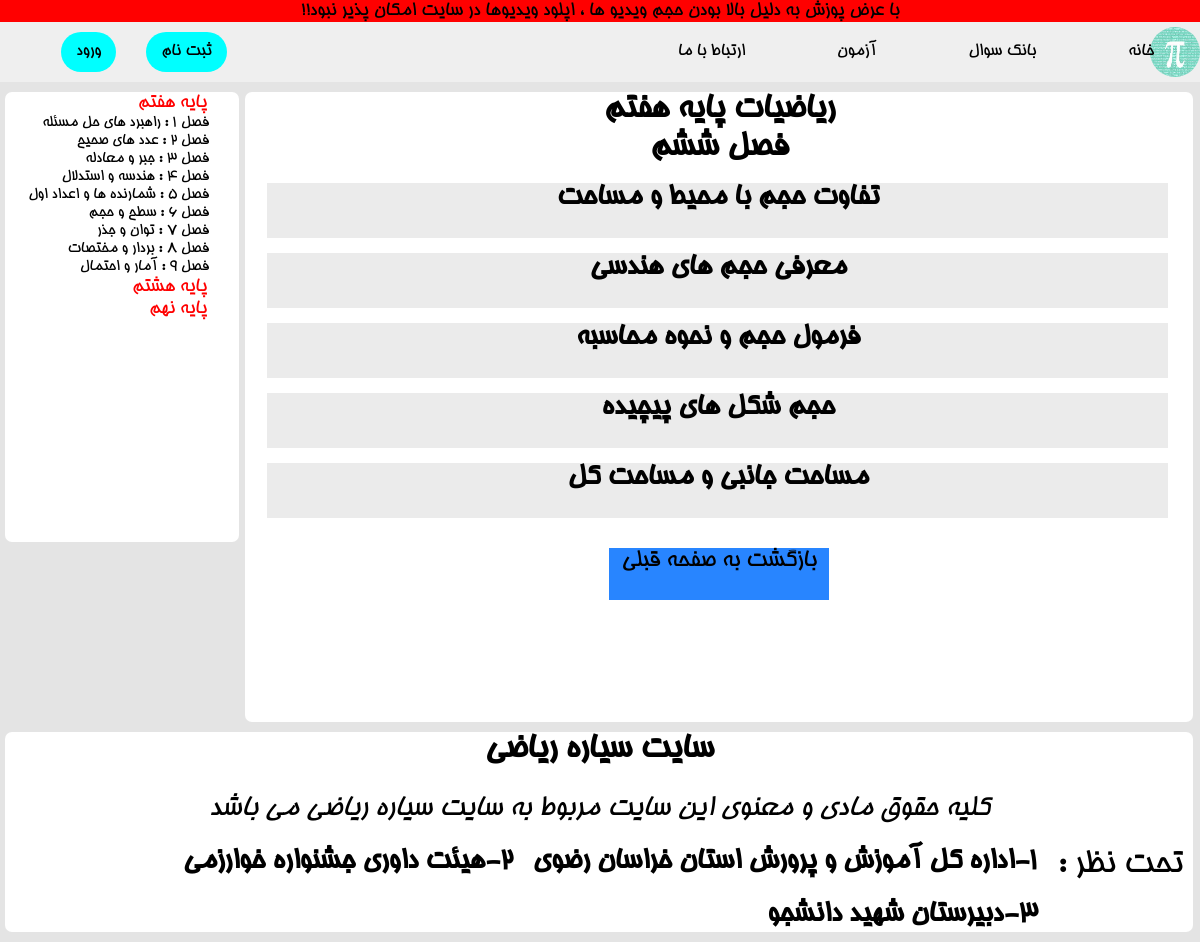
Page /paye7/season6/ on the committed database.
### project/models.py (models this page shows, shortened)
class Lessons(models.Model):
    STATUS_CHOICES = (
        ('paye7_season1' , 'paye7_season1'),
        ('paye7_season2' , 'paye7_season2'),
        ('paye7_season3' , 'paye7_season3'),
        ('paye7_season4' , 'paye7_season4'),
        ('paye7_season5' , 'paye7_season5'),
        ('paye7_season6' , 'paye7_season6'),
        ('paye7_season7' , 'paye7_season7'),
        ('paye7_season8' , 'paye7_season8'),
        ('paye7_season9' , 'paye7_season9'),
        ('paye8_season1' , 'paye8_season1'),
        ('paye8_season2' , 'paye8_season2'),
        ('paye8_season3' , 'paye8_season3'),
        ('paye8_season4' , 'paye8_season4'),
        ('paye8_season5' , 'paye8_season5'),
        ('paye8_season6' , 'paye8_season6'),
        ('paye8_season7' , 'paye8_season7'),
        ('paye8_season8' , 'paye8_season8'),
        ('paye8_season9' , 'paye8_season9'),
        ('paye9_season1' , 'paye9_season1'),
        ('paye9_season2' , 'paye9_season2'),
        ('paye9_season3' , 'paye9_season3'),
        ('paye9_season4' , 'paye9_season4'),
        ('paye9_season5' , 'paye9_season5'),
        ('paye9_season6' , 'paye9_season6'),
        ('paye9_season7' , 'paye9_season7'),
        ('paye9_season8' , 'paye9_season8'),
    )
    title = models.CharField(max_length=100)
    paye = models.CharField(max_length=50)
    lesson = models.CharField(max_length=50)
    video = models.FileField(upload_to='video/%y')
    slug = models.SlugField(max_length=50)
    status = models.CharField(max_length=50 , choices=STATUS_CHOICES)

### project/views.py (the view)
# urls.py: path('paye7/season6/' , views.Paye7_season6 , name='paye7_season6'),
def Paye7_season6(request):
    lessons = Lessons.objects.filter(status='paye7_season6')
    return render(request , "Seasons/Paye7/season6.html" , {'lesson' : lessons})

### project/templates/Seasons/Paye7/season6.html (shortened to what this page needs)
{% load static %}
<!DOCTYPE html>
<html lang="en" dir="rtl">
<head>
</head>
<body>
{% include 'includes/header.html' %}
{% include 'includes/navbars/paye7.html' %}
        <article style="height: 630px;">
            <h1>ریاضیات پایه هفتم<br>فصل ششم</h1>
            {% for lessons in lesson %}
            <a href="{% url 'urls:lessons' lessons.slug %}">
                <div class="div-lesson">
                    <h2>{{lessons.lesson}}</h2>
                </div>
            </a>
            {% endfor %}
        <a href="{% url 'urls:paye7' %}">
            <div class="div-back">بازگشت به صفحه قبلی</div>
         </a>
            </article>
    {% include 'includes/footer.html' %}
</body>
</html>

### project/static/style/style.css (style rules this page uses)
* { margin: 0; padding: 0; box-sizing: border-box; text-decoration: none; list-style: none; }
html a { color: black; }
article { height: 650px; width: 99%; background-color: white; margin-right: 7px; margin-top: 10px; margin-bottom: 10px; border-radius: 7px; }
h2 { text-align: center; }

### project/static/style/Seasons/style7.css (style rules this page uses)
body { background-color:rgb(228, 228, 228); }
* { margin: 0; padding: 0; box-sizing: border-box; text-decoration: none; list-style: none; }
html a { color: black; }
article { height: 800px; width: 79%; background-color: white; margin-right: 7px; margin-top: 10px; margin-bottom: 10px; border-radius: 7px; }
h1 { text-align: center; font-size: 35px; }
.div-lesson { width: 95%; height: 55px; background-color: #ebebeb; margin-right: 25px; margin-top: 15px; transition: all 0.5s; }
h2 { text-align: center; font-size: 30px; width: 100%; height: 55px; transition: all 0.5a; }
.div-back { background-color: rgb(40, 133, 255); margin-left: auto; margin-right:auto; margin-top: 30px; width: 220px; height: 52px; text-align: center; font-size: 25px; transition: all 0.6s; }

### project/static/style/lessons.css (style rules this page uses)
* { margin: 0; padding: 0; box-sizing: border-box; text-decoration: none; list-style: none; }
html a { color: black; }
article { height: 800px; width: 79%; background-color: white; margin-right: 7px; margin-top: 10px; margin-bottom: 10px; border-radius: 7px; }

### rows in the picture
Lessons: lesson "تفاوت حجم با محیط و مساحت"
Lessons: lesson "معرفی حجم های هندسی"
Lessons: lesson "فرمول حجم و نحوه محاسبه"
Lessons: lesson "حجم شکل های پیچیده"
Lessons: lesson "مساحت جانبی و مساحت کل"
